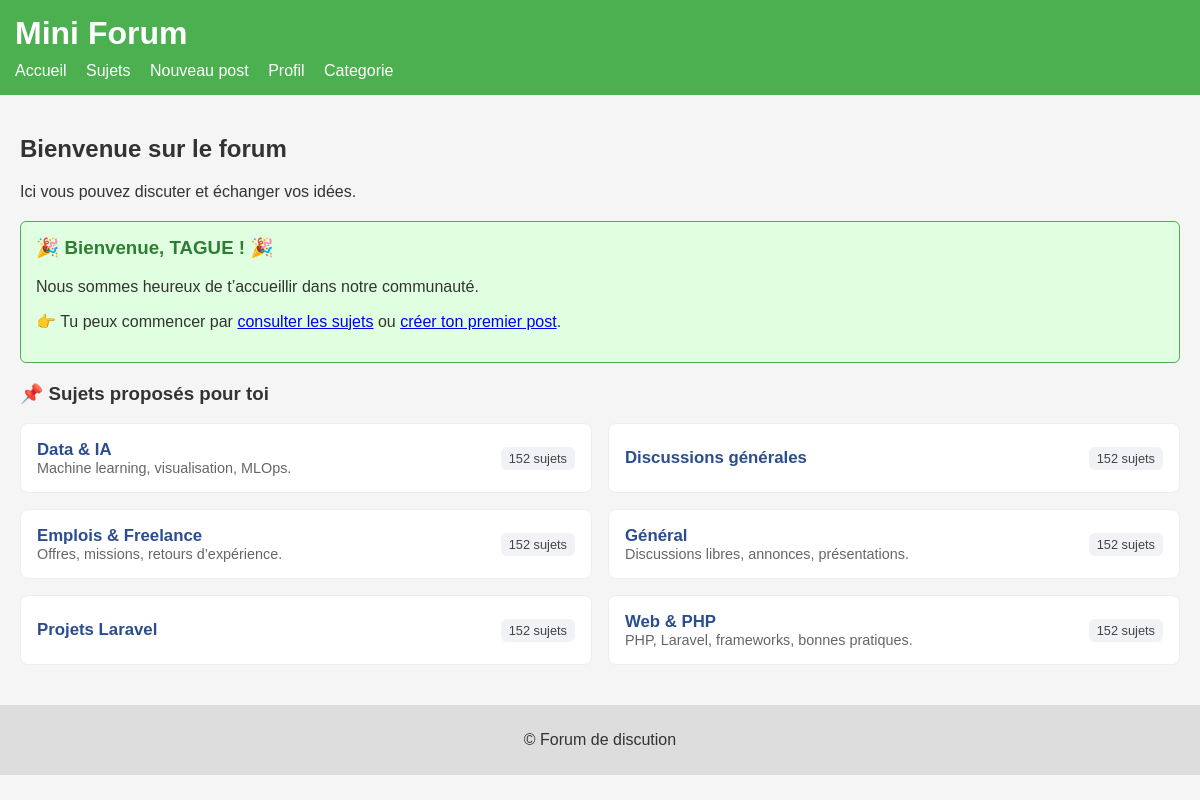
Page /View/index.php (signed in) on the committed database.
### tables this page shows
CREATE TABLE `categories` (
  `id` int(11) NOT NULL,
  `name` varchar(100) NOT NULL,
  `commentaire` text DEFAULT NULL,
  `created_at` timestamp NOT NULL DEFAULT current_timestamp()
);

### Models/Category.php (called while the page is built, shortened)
<?php
class Category {
    private $conn;
    public function __construct($db) {
        $this->conn = $db;
    }
    public function getAll() {
        $stmt = $this->conn->prepare("SELECT * FROM categories ORDER BY name ASC");
        $stmt->execute();
        return $stmt;
    }
}
?>

### View/index.php (the view, shortened to what this page needs)
<?php
include('../includes/head.php');
require_once "../Models/Category.php";
$db = new Database();
$conn = $db->getConnection();
$categoryObj = new Category($conn);
$categories = $categoryObj->getAll()->fetchAll(PDO::FETCH_ASSOC);
?>
  <main>
    <h2>Bienvenue sur le forum</h2>
    <p>Ici vous pouvez discuter et échanger vos idées.</p>
    <section class="welcome-box">
      <h3>🎉 Bienvenue, <?=$_SESSION['user']['username']?> ! 🎉</h3>
      <p>Nous sommes heureux de t’accueillir dans notre communauté.</p>
      <p>👉 Tu peux commencer par <a href=<?="topics.php"?>>consulter les sujets</a> ou <a href=<?="topic.php"?>>créer ton premier post</a>.</p>
    </section>
<section class="categories-box">
  <h3>📌 Sujets proposés pour toi</h3>
    <div class="grid cols-2">
   <?php foreach($categories as $cat): ?>
    <a class="topic" href="topic.php?category_id=<?= $cat['id']?>&type=Général">
      <div>
        <strong> <?= htmlspecialchars($cat['name']) ?></strong>
        <div class="meta"> <?= htmlspecialchars($cat['commentaire']) ?></div>
      </div>
      <span class="badge">152 sujets</span>
    </a>
    <?php endforeach; ?>
  </div>
</section>
  </main>
<?php
include('../includes/footer.php');
?>

### public/CSS/style.css (style rules this page uses)
body { font-family: Arial, sans-serif; margin: 0; background: #f5f5f5; color: #333; }
main { padding: 20px; }
.welcome-box { background: #e0ffe0; border: 1px solid #4CAF50; padding: 15px; margin-top: 20px; border-radius: 6px; }
.welcome-box h3 { margin-top: 0; color: #2e7d32; }
.categories-box { margin-top: 20px; }
.grid.cols-2 { display: grid; grid-template-columns: repeat(2, 1fr); gap: 16px; }
.topic { background: #fff; border: 1px solid #eee; border-radius: 8px; padding: 16px; text-decoration: none; color: inherit; display: flex; justify-content: space-between; align-items: center; transition: 0.2s; }
.topic strong { color: #2a4d8f; font-size: 1.05rem; }
.topic .meta { font-size: 0.9rem; color: #666; }
.badge { padding: 4px 8px; border-radius: 6px; font-size: 0.8rem; background: #f0f2f5; color: #444; }

### rows in the picture
categories: name "Data & IA", commentaire "Machine learning, visualisation, MLOps."
categories: name "Discussions générales"
categories: name "Emplois & Freelance", commentaire "Offres, missions, retours d’expérience."
categories: name "Général", commentaire "Discussions libres, annonces, présentations."
categories: name "Projets Laravel"
categories: name "Web & PHP", commentaire "PHP, Laravel, frameworks, bonnes pratiques."

### other values in the picture
$_SESSION['user']['username'] "TAGUE"
